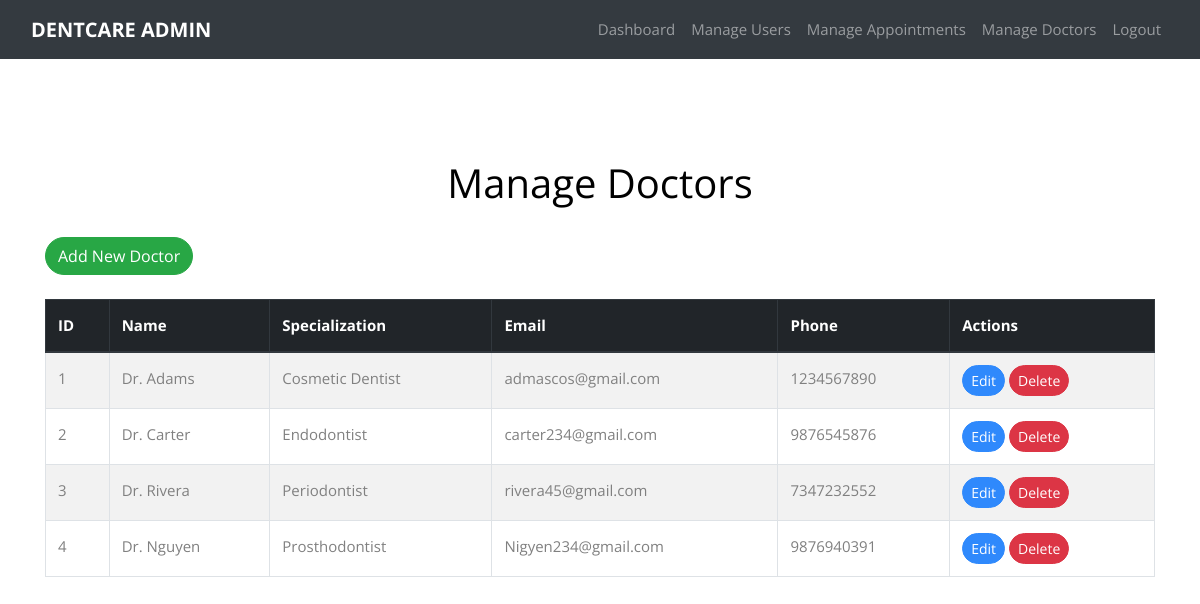
The app's page /manage_doctors.php (signed in) with its own data.
### tables this page shows
CREATE TABLE `doctors` (
  `id` int(11) NOT NULL,
  `name` varchar(255) NOT NULL,
  `specialization` varchar(100) NOT NULL,
  `email` varchar(255) NOT NULL,
  `password` varchar(255) NOT NULL,
  `phone` varchar(255) NOT NULL
);

### manage_doctors.php (the view, shortened to what this page needs)
<?php
require('Assets/connection.php');
require('Assets/head.php');
$queryDoctors = "SELECT * FROM doctors";
$resultDoctors = $conn->query($queryDoctors);
include('admin_navbar.php');
?>
<section class="ftco-section">
<div class="container mt-5">
<h1 class="text-center mb-4">Manage Doctors</h1>
        <div class="d-flex justify-content-between mb-4">
            <a href="add_doctor.php" class="btn btn-success">Add New Doctor</a>
        </div>
        <div class="table-responsive">
            <table class="table table-striped table-bordered table-hover">
                <thead class="thead-dark">
                    <tr>
                        <th>ID</th>
                        <th>Name</th>
                        <th>Specialization</th>
                        <th>Email</th>
                        <th>Phone</th>
                        <th>Actions</th>
                    </tr>
                </thead>
                <tbody>
                    <?php while ($row = $resultDoctors->fetch_assoc()): ?>
                        <tr>
                            <td><?php echo $row['id']; ?></td>
                            <td><?php echo htmlspecialchars($row['name']); ?></td>
                            <td><?php echo htmlspecialchars($row['specialization']); ?></td>
                            <td><?php echo htmlspecialchars($row['email']); ?></td>
                            <td><?php echo htmlspecialchars($row['phone']); ?></td>
                            <td>
                                <a href="edit_doctor.php?id=<?php echo $row['id']; ?>" class="btn btn-primary btn-sm">Edit</a>
                                <a href="manage_appointments.php?delete_doctor=<?php echo $row['id']; ?>" class="btn btn-danger btn-sm" onclick="return confirm('Are you sure you want to delete this doctor?')">
                                    Delete
                                </a>
                            </td>
                        </tr>
                    <?php endwhile; ?>
                </tbody>
            </table>
        </div>
</div>
</section>
<?php require('Assets\footer.php') ; ?>

### records on screen
doctors: id "1", name "Dr. Adams", specialization "Cosmetic Dentist", email "admascos@gmail.com", phone "1234567890"
doctors: id "2", name "Dr. Carter", specialization "Endodontist", email "carter234@gmail.com", phone "9876545876"
doctors: id "3", name "Dr. Rivera", specialization "Periodontist", email "rivera45@gmail.com", phone "7347232552"
doctors: id "4", name "Dr. Nguyen", specialization "Prosthodontist", email "Nigyen234@gmail.com", phone "9876940391"
